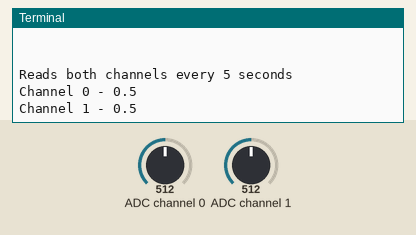
The program below on a simulated Raspberry Pi (BCM pin numbers). On the bench: the last lines printed to the terminal. Inputs (shaded band) come from the test bench; at power-on: ADC channel 0 = 512, ADC channel 1 = 512 (analog values on the 0–1023 scale).

Above: at 1.2 s.
1.3 s: ADC channel 0 set to 716
At 5.7 s:
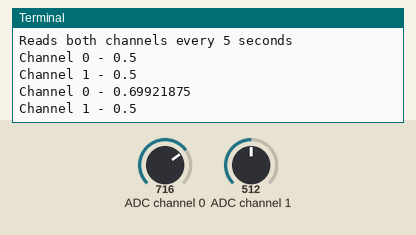
7.3 s: ADC channel 1 set to 716
At 10.8 s:
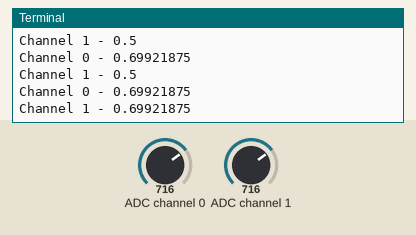
13.3 s: ADC channel 0 set to 900
At 15.8 s:
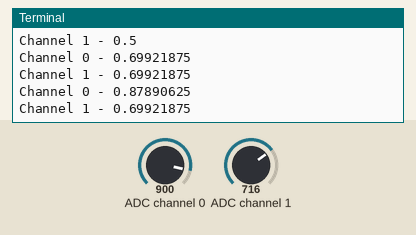
19.3 s: ADC channel 1 set to 900
At 20.8 s:
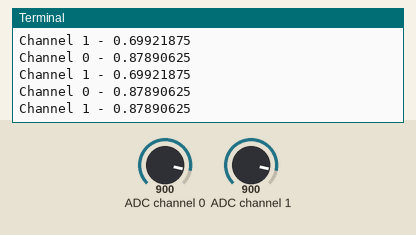
Timing chart, 0 to 22.3 s (numbered marks = the images above; inputs shaded):
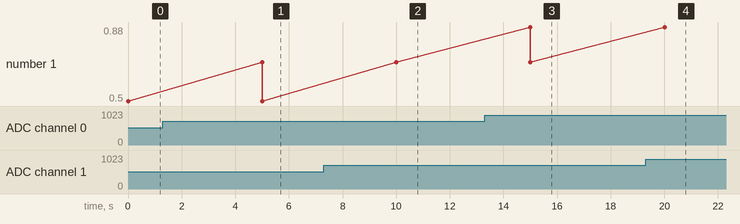

Measured:
- after the input at 1.3 s, the terminal: prints a new line after 3.7 s (image 1)
- after the input at 7.3 s, the terminal: prints a new line after 2.7 s (image 2)
- after the input at 13.3 s, the terminal: prints a new line after 1.7 s (image 3)
- after the input at 19.3 s, the terminal: prints a new line after 0.71 s (image 4)

The program:

mcp3002.py
```python
from __future__ import division
from time import sleep

import spidev

info = """
MCP3002 2-Channel 10 Bit ADC Driver
Adapted From http://raspberry.io/projects/view/reading-from-a-mcp3002-analog-to-digital-converter/
Also appearing at https://classes.engineering.wustl.edu/ese205/core/index.php?title=ADC_(MCP3002)_%2B_Raspberry_Pi_2

Requirements:
  spi_bcm2708 - sudo modprobe spi_bcm2708
  spidev      - sudo pip install spidev
  spi         - echo spi_bcm2708 | sudo tee -a /etc/modules OR sudo raspi-config

Pinout:
  MCP3002 | Raspberry Pi
  CS      CE0
  DIN     MOSI
  DOUT    MISO
  CLK     SCLK
  VDD     5V
  VSS     GND
  """

def bitstring(n):
    s = bin(n)[2:]
    return '0'*(8-len(s)) + s

class MCP3002:

    def __init__(self, spi_channel=0):
        self.spi = spidev.SpiDev(0, spi_channel)
        self.spi.max_speed_hz = 1200000 # 1.2 MHz
        self.spi.mode = 0

    def read(self, channel):
        # cmd = 128
        cmd = 192 # Start bit + single-ended
        if channel:
            cmd += 32

        reply_bytes = self.spi.xfer2([cmd, 0])
        reply_bitstring = ''.join(bitstring(n) for n in reply_bytes)
        reply = reply_bitstring[5:15]
        return int(reply, 2) / 2**10

if __name__ == "__main__":
    print info
    print "\nReads both channels every 5 seconds"

    adc = MCP3002()

    while True:
        print 'Channel 0 - {0}'.format(adc.read(0))
        print 'Channel 1 - {0}'.format(adc.read(1))
        sleep(5)
```
